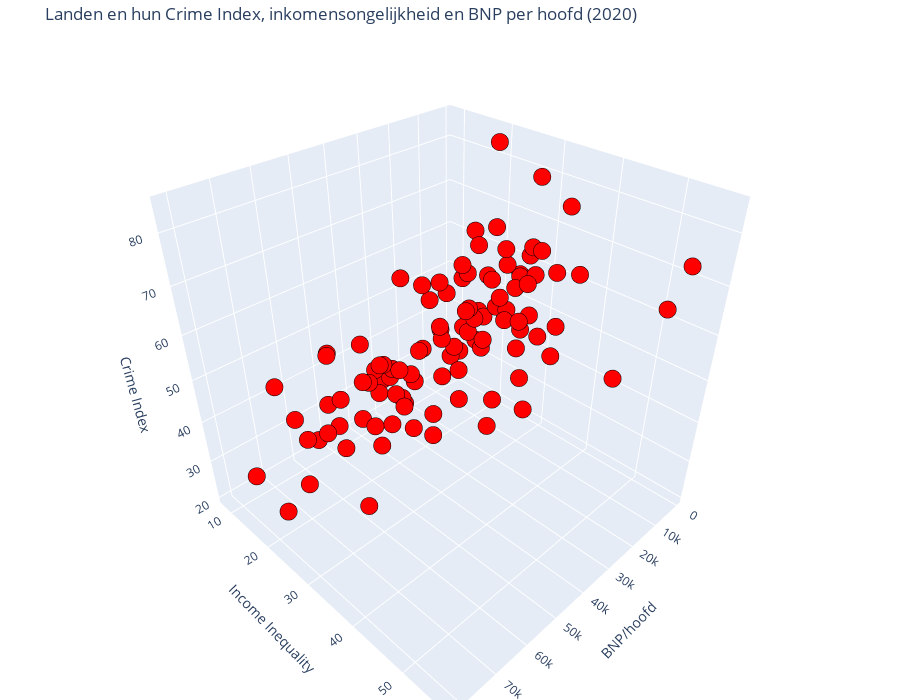

The cell this chart's notebook holds for it:
### Code cell
print(df_plot_final['BNP/hoofd'].corr(df_plot_final['Crime Index']))
print(df_plot_final['Income Inequality'].corr(df_plot_final['Crime Index']))
import plotly.graph_objects as go


trace = go.Scatter3d(
    x=df_plot_final['BNP/hoofd'],
    y=df_plot_final['Income Inequality'],
    z=df_plot_final['Crime Index'],
    mode='markers',
    marker=dict(
        size=6,  
        color='red',
        symbol='circle',
        line=dict(color='black', width=0.5)
    ),
    text=df_plot_final['Country']
)


layout = go.Layout(
    title='Landen en hun Crime Index, inkomensongelijkheid en BNP per hoofd (2020)',
    scene=dict(
        xaxis=dict(title='BNP/hoofd'),
        yaxis=dict(title='Income Inequality'),
        zaxis=dict(title='Crime Index'),
    ),
    margin=dict(l=0, r=0, b=0, t=40),
    height=700,  
    width=900,  
)


fig = go.Figure(data=[trace], layout=layout)


fig.show()

### Figure 1 — Plotly figure (JSON) as saved in the notebook; plotly's stock layout.template omitted (floating-point values rounded to 4 significant figures)
{"data": [{"marker": {"color": "red", "line": {"color": "black", "width": 0.5}, "size": 6, "symbol": "circle"}, "mode": "markers", "text": ["Venezuela", "Papua New Guinea", "South Africa", "Honduras", "Brazil", "Guyana", "El Salvador", "Jamaica", "Namibia", "Angola", "Peru", "Bangladesh", "Nigeria", "Argentina", "Kenya", "Dominican Republic", "Zimbabwe", "Guatemala", "Tanzania", "Mongolia", "Uganda", "Bolivia", "Somalia", "Costa Rica", "Colombia", "Kazakhstan", "Maldives", "Mexico", "Uruguay", "Ecuador", "Cambodia", "Algeria", "Paraguay", "Chile", "Ethiopia", "Morocco", "Iran", "Ukraine", "Ghana", "Iraq", "United States", "Sweden", "France", "Egypt", "Mauritius", "Panama", "Indonesia", "Moldova", "Ireland", "Nicaragua", "Belgium", "United Kingdom", "India", "Italy", "Pakistan", "Zambia", "Philippines", "New Zealand", "Tunisia", "Australia", "Montenegro", "Greece", "Jordan", "Canada", "Sri Lanka", "Thailand", "Albania", "Turkey", "Malta", "North Macedonia", "Bulgaria", "Serbia", "Latvia", "Nepal", "Hungary", "Germany", "Norway", "Lithuania", "Poland", "Luxembourg", "Spain", "Azerbaijan", "Cyprus", "Singapore", "China", "Israel", "Portugal", "Slovakia", "Romania", "South Korea", "Netherlands", "Denmark", "Finland", "Belarus", "Croatia", "Austria", "Iceland", "Estonia", "Armenia", "Rwanda", "Japan", "Switzerland", "Slovenia", "Hong Kong", "Oman", "Georgia"], "type": "scatter3d", "x": [4908.0, 4022.0, 12450.0, 4792.0, 13790.0, 18790.0, 7559.0, 8475.0, 8711.0, 5593.0, 10920.0, 5108.0, 4740.0, 19180.0, 4267.0, 16160.0, 3654.0, 8241.0, 2616.0, 10630.0, 2138.0, 7756.0, 1026.0, 18750.0, 13180.0, 23330.0, 11770.0, 17230.0, 20440.0, 10030.0, 4033.0, 10530.0, 12020.0, 22290.0, 2280.0, 6882.0, 12620.0, 12720.0, 5601.0, 9663.0, 61460.0, 52360.0, 43050.0, 11580.0, 21190.0, 23690.0, 11140.0, 12820.0, 67740.0, 5137.0, 49390.0, 42370.0, 6107.0, 39900.0, 4467.0, 3179.0, 8559.0, 41950.0, 10050.0, 47080.0, 18550.0, 26680.0, 9789.0, 45040.0, 12210.0, 16800.0, 13000.0, 28320.0, 35650.0, 15310.0, 22020.0, 17670.0, 31100.0, 3844.0, 30490.0, 53080.0, 62570.0, 36080.0, 31160.0, 80290.0, 36520.0, 13570.0, 36520.0, 81040.0, 16200.0, 39020.0, 31640.0, 29800.0, 28360.0, 42700.0, 53500.0, 58140.0, 47950.0, 18310.0, 27190.0, 51570.0, 54140.0, 35130.0, 12450.0, 2052.0, 41490.0, 65010.0, 36990.0, 58640.0, 27280.0, 13330.0], "y": [21, 28.9, 57.0, 34.91, 41.31, 25.1, 22.48, 31.97, 53.59, 28.88, 26.3, 16.56, 28.05, 28.1, 33.15, 25.63, 28.77, 29.56, 22.4, 16.95, 24.94, 26.86, 24.35, 33.41, 37.71, 10.34, 25.85, 29.8, 23.54, 31.05, 14.34, 11.51, 30.44, 28.27, 12.08, 22.5, 19.71, 8.525, 24.14, 12.68, 23.22, 12.77, 13.92, 36.5, 18.18, 36.57, 20.12, 10.44, 12.26, 30.69, 10.3, 17.97, 19.37, 20.87, 17.23, 44.84, 28.1, 16.45, 16.89, 17.13, 16.92, 16.64, 17.91, 17.08, 22.36, 18.79, 13.18, 23.08, 13.86, 19.16, 23.0, 18.5, 17.45, 16.32, 12.29, 12.46, 11.43, 17.05, 12.11, 16.65, 19.31, 8.859, 13.03, 24.96, 27.39, 23.13, 15.46, 9.066, 20.9, 16.13, 11.89, 10.05, 10.48, 9.645, 12.95, 14.93, 9.514, 14.99, 17.44, 27.19, 16.66, 15.58, 8.305, 25.56, 20.09, 24.85], "z": [84.36, 80.04, 77.29, 76.65, 68.31, 68.15, 67.84, 67.2, 66.12, 65.74, 65.65, 63.82, 63.27, 62.26, 61.73, 61.04, 58.86, 58.59, 57.8, 57.47, 56.14, 56.13, 56.04, 55.59, 54.94, 54.81, 54.61, 53.31, 53.02, 52.66, 52.18, 50.41, 49.6, 49.6, 49.23, 48.97, 48.91, 48.84, 48.64, 48, 47.7, 47.43, 47.37, 46.65, 46.41, 46.2, 46.06, 46.03, 45.68, 45.54, 45.29, 44.54, 44.42, 44.24, 44.18, 43.22, 42.22, 42.19, 41.68, 41.67, 41.56, 41.3, 40.83, 40.64, 40.23, 40.01, 39.86, 39.5, 39.37, 38.61, 38.55, 37.73, 37.43, 35.61, 35.23, 35.14, 34.62, 33.88, 33.13, 32.75, 32.33, 32.12, 31.57, 31.53, 31.18, 30.44, 29.83, 29.81, 27.82, 27.33, 27.15, 26.09, 25.53, 25.02, 24.67, 24.43, 23.7, 23.56, 22.69, 22.04, 21.67, 21.58, 20.95, 20.91, 20.62, 20.5]}], "layout": {"height": 700, "margin": {"b": 0, "l": 0, "r": 0, "t": 40}, "scene": {"xaxis": {"title": {"text": "BNP/hoofd"}}, "yaxis": {"title": {"text": "Income Inequality"}}, "zaxis": {"title": {"text": "Crime Index"}}}, "title": {"text": "Landen en hun Crime Index, inkomensongelijkheid en BNP per hoofd (2020)"}, "width": 900}}
